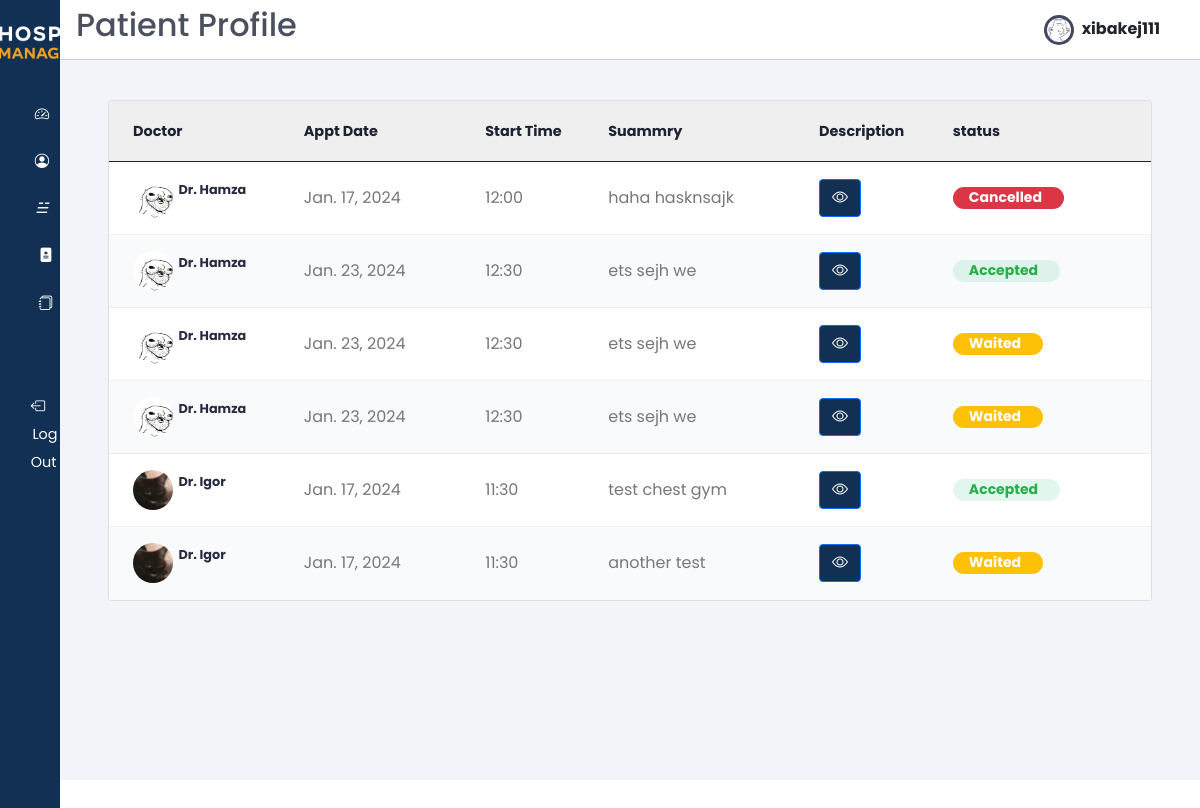
Screenshot of /my_appointments/ (signed in) with the database file from the repository.
### users/models.py (models this page shows, shortened)
class Users(AbstractUser):
    email = models.CharField(max_length=50,unique=True)
    username = models.CharField(max_length=50, unique=True)
    password = models.CharField(max_length=200)
    first_name = models.CharField(max_length=50)
    last_name = models.CharField(max_length=50)
    gender_choices = (("Male", "Male"), ("Female", "Female"))
    gender = models.CharField(max_length=10, choices=gender_choices, default="not_known")
    birthday = models.DateField(null=True, blank=True)
    is_doctor = models.BooleanField(default=False)
    profile_avatar = models.ImageField(upload_to="users/profiles", blank=True, default="doctor/profiles/download.png")
    id_address = models.ForeignKey(Address, on_delete=models.CASCADE, null=True)
    class Meta:
      verbose_name = "User"
      verbose_name_plural = "Users"

class Doctors(models.Model):
  user = models.OneToOneField(Users, on_delete=models.CASCADE, primary_key=True)
  specialty = models.ForeignKey(Specialty,on_delete=models.CASCADE)
  bio = models.TextField()
  class Meta:
    verbose_name = "Doctor"
    verbose_name_plural = "Doctors"

### patients/models.py (models this page shows, shortened)
class Appointment(models.Model):
    doctor = models.ForeignKey(Doctors, on_delete=models.CASCADE)
    patient = models.ForeignKey(Patients, on_delete=models.CASCADE, )
    summary = models.TextField()
    description = models.TextField()
    start_date = models.DateField()
    status = models.ForeignKey(Status, on_delete=models.CASCADE, )
    time = models.ForeignKey(Time, on_delete=models.CASCADE, default=1)
    class Meta:
        verbose_name = "Appointment"
        verbose_name_plural = "Appointments"

class Time(models.Model):
    time = models.CharField(max_length=10)
    class Meta:
        verbose_name = "Time"
        verbose_name_plural = "Times"

class Status(models.Model):
    status =  models.CharField(max_length=20)
    class Meta:
        verbose_name = "Status"
        verbose_name_plural = "Status"

### patients/views.py (the view)
# urls.py: path('my_appointments/', my_appointments, name='my_appointments'),
@login_required(login_url='/login')
def my_appointments(request):
  app = Appointment.objects.filter(patient__user = request.user)
  return render(request,'patients/my_appointments.html',{"appointments":app})

### templates/patients/my_appointments.html (shortened to what this page needs)
{% extends 'patients/base.html' %}
{% load static %}
{% block page_title %} Patient Profile {% endblock page_title %}
{% block content %}
<main>
    <section class="recent">
        <div class="table-div">
            <div class="table-card">
                <div class="tab-content pt-0">
                    <div id="pat_appointments" class="tab-pane fade show active">
                        <div class="card card-table mb-0">
                            <div class="card-body">
                                <div class="table-responsive">
                                    <table class="table table-hover table-center mb-0">
                                        <thead>
                                            <tr>
                                                <th>Doctor</th>
                                                <th>Appt Date</th>
                                                <th>Start Time</th>
                                                <th>Suammry</th>
                                                <th>Description</th>
                                                <th>status</th>
                                                <th></th>
                                            </tr>
                                        </thead>
                                        <tbody>
                                            {% for appointment in appointments %}
                                            <tr>
                                                <td>
                                                    <h2 class="table-avatar">
                                                        <div class="avatar avatar-sm mr-2">
                                                            <img class="avatar-img rounded-circle" src="{{appointment.doctor.user.profile_avatar.url}}" alt="User Image">
                                                        </div>
                                                        <b><a href="#" style="text-decoration:none;font:100px;">&nbsp;&nbsp;Dr. {{ appointment.doctor.user.first_name }} <span>&nbsp;&nbsp;</span></a></b>
                                                    </h2>
                                                </td>
                                                <td><span class="d-block" style="font-size:16px;">{{ appointment.start_date }}</span></td>
                                                <td><span class="d-block" style="font-size:16px;">{{ appointment.time.time }}</span></td>
                                                <td><span class="d-block" style="font-size:16px;">{{ appointment.summary }}</span></td>
                                                <td>
                                                    <button type="button" class="btn primary-color-background btn-primary" data-toggle="modal" data-target="#descriptionModal{{ appointment.id }}">
                                                        <i class="bi bi-eye"></i>
                                                    </button>
                                                </td>
                                                <td>
                                                    {% if appointment.status.status == "Accepted" %}
                                                        <span class="badge badge-pill bg-success-light" style="height:22px;font-size:14px;">{{appointment.status.status}}</span>
                                                    {% elif appointment.status.status == "Waited" %}
                                                        <span class="badge badge-pill bg-warning text-white" style="height:22px;font-size:14px;">{{appointment.status.status}}</span>
                                                    {% elif appointment.status.status == "Cancelled" %}
                                                        <span class="badge badge-pill bg-danger text-white" style="height:22px;font-size:14px;">{{appointment.status.status}}</span>
                                                    {% else %}
                                                        <span class="badge badge-pill bg-secondary" style="height:22px;font-size:14px;">{{appointment.status.status}}</span>
                                                    {% endif %}
                                                </td>
                                                <td class="text-right">
                                                </td>
                                            </tr>
                                            {% endfor %}
                                        </tbody>
                                    </table>
                                </div>
                            </div>
                        </div>
                    </div>
                </div>
            </div>
        </div>
    </section>
</main>
{% endblock %}

### templates/patients/base.html (shortened to what this page needs)
{% load static %}
<!DOCTYPE HTML>
<html lang="en">
<head>
  <link  href="{% static 'css/style-appointments.css' %}" rel="stylesheet">
  <link href="{% static 'css/bootstrap.min.css' %}" rel="stylesheet"/>
  <link href="{% static 'css/base-style.css' %}" rel="stylesheet"/>
  <link rel="stylesheet" href="https://cdn.jsdelivr.net/gh/lykmapipo/themify-icons@0.1.2/css/themify-icons.css">
  <link  href="{% static 'css/style.css' %}" rel="stylesheet">
  <link  href="{% static 'css/bootstrap-icons.css' %}" rel="stylesheet">
  <link  href="{% static 'css/jquery.dataTables.min.css' %}" rel="stylesheet">
  <link  href="{% static 'css/styleblog.css' %}" rel="stylesheet">
  <link  href="{% static 'css/styleblog-responsive.css' %}" rel="stylesheet">
</head>
<body>
  <div class="sidebar">
    <div class="sidebar-header pt-4">
      <div class="text-center my-">
        <img src="{% static 'img/white-logo.png' %}" alt="logo" class="img-fluid" style="max-width: 170px;" />
      </div>
    </div>
    <div class="sidebar-menu">
      <ul>
        <li>
          <a href="{% url 'patient_dashboard' %}">
            <i class="bi bi-speedometer2 me-2"></i>
          </a>
        </li>
        <li>
          <a href="{% url 'patient_profile' %}">
            <i class="bi bi-person-circle me-2"></i>
          </a>
        </li>
        <li>
          <a href="{% url 'patient_blogs' %}">
            <i>&#9777;&nbsp;&nbsp; </i>
          </a>
        </li>
        <li>
          <a href="{% url 'book_appointment' %}">
            <i class="bi bi-file-medical-fill"></i>
          </a>
        </li>
        <li>
          <a href="{% url 'my_appointments' %}">
            <i class="bi bi-journals"></i>
          </a>
        </li>
        <br><br>
        <li>
            <a href="{% url 'logout' %}" class="logout text-dark"data-bs-toggle="tooltip" data-bs-placement="right" title="logout" >
              <i class="bi bi-box-arrow-left me-3"></i>
              <span class="d-none d-md-inline">Log Out</span>
            </a>
        </li>
      </ul>
    </div>
  </div>
  <div class="main-content">
    <header class="d-flex  align-items-center">
      <h2>{% block page_title %}{% endblock page_title %}</h2>
      <a href="{% url 'patient_profile' %}">
        <img src="{{ request.user.profile_avatar.url }}" style="width: 30px; height: 30px; border-radius: 50%; overflow: hidden; background-color: blue; display: inline-block; vertical-align: middle; border: 3px solid #424a5b;">
        <span class="fw-bold fs-6 ms-1 text-dark me-4">{{ request.user.username|safe | truncatechars:"10" }}</span>
      </a>
    </header>
    {% block content %}
    {% endblock content %}
  </body>
</html>

### static/css/base-style.css (style rules this page uses)
:root { --primary-color: #123053; --secondary-color: #EFA323; }
.primary-color-background { background-color: var(--primary-color) !important; }
.main-content a { text-decoration: none !important; }

### static/css/style.css (style rules this page uses)
:root { --main-color: #424a5b; --color-dark: #1D2231; --text-grey: #8390A2; --primary-color: #123053; --secondary-color: #EFA323; }
* { font-family: 'Poppins', sans-serif; margin: 0; padding: 0; text-decoration: none; list-style-type: none; box-sizing: border-box; }
.sidebar { height: 100%; width: 240px; position: fixed; left: 0; top: 0; z-index: 100; background: var(--primary-color); color: #fff; overflow-y: auto; transition: width 500ms; }
.sidebar-header { display: flex; justify-content: space-between; align-items: center; height: 60px; padding: 0rem 1rem; }
.sidebar-menu { padding: 0rem; padding-top: 40px; }
.sidebar li { margin-bottom: 1.2rem; font-size: larger; }
.sidebar a { color: #fff !important; text-decoration: none; font-size: .9rem; }
.sidebar a span:last-child { padding-left: .1rem; }
.main-content { position: relative; margin-left: 240px; transition: margin-left 500ms; }
header { position: fixed; left: 240px; top: 0; z-index: 100; width: calc(100% - 240px); background: #fff; height: 60px; padding: 0rem 1rem; display: flex; align-items: center; justify-content: space-between; border-bottom: 1px solid #ccc; transition: left 500ms; }
main { margin-top: 60px; background: #f1f5f9; min-height: 90vh; padding: 1rem 3rem; }
.card-body { padding: 1.3rem 1rem; }
.card-body span { font-size: 1.5rem; color: #777; padding-right: 1.4rem; }
.recent { margin-top: 3rem; margin-bottom: 3rem; }
th, td { font-size: .9rem; padding: 1rem 1rem; color: var(--color-dark); }
td { font-size: .8rem; }
tbody tr:nth-child(even) { background: #f9fafc; }
.badge { padding: .2rem 1rem; border-radius: 20px; font-weight: 700; font-size: .7rem; }
.text-center { text-align: center; }
.table-responsive { overflow-x: auto; }
@media only screen and (max-width: 1200px) { .sidebar { width: 60px; z-index: 150; } }
@media only screen and (max-width: 1200px) { .sidebar .sidebar-header h3 span, .sidebar li span:last-child { display: none; } }
@media only screen and (max-width: 1200px) { .sidebar .sidebar-header, .sidebar li { display: flex; justify-content: center; } }
@media only screen and (max-width: 1200px) { .main-content { margin-left: 60px; } }
@media only screen and (max-width: 1200px) { .main-content header { left: 60px; width: calc(100% - 60px); } }
.recent { margin-top: 1.5rem; margin-bottom: 3rem; }
.table-div { display: grid; grid-template-columns: 100% 25%; grid-column-gap: 1.5rem; }
.table-card { background: #fff; border-radius: 7px; }
.table-card table { width: 100%; border-collapse: collapse; }
.table-card thead { background: #efefef; text-align: left; }

### rows the page displays
Users: user.profile_avatar (picture), user.username "xibakej111"
Appointment: doctor.user.profile_avatar (picture), doctor.user.first_name "Hamza", start_date "Jan. 17, 2024", time.time "12:00", summary "haha hasknsajk", status.status "Cancelled"
Appointment: doctor.user.profile_avatar (picture), doctor.user.first_name "Hamza", start_date "Jan. 23, 2024", time.time "12:30", summary "ets sejh we", status.status "Accepted"
Appointment: doctor.user.profile_avatar (picture), doctor.user.first_name "Hamza", start_date "Jan. 23, 2024", time.time "12:30", summary "ets sejh we", status.status "Waited"
Appointment: doctor.user.profile_avatar (picture), doctor.user.first_name "Hamza", start_date "Jan. 23, 2024", time.time "12:30", summary "ets sejh we", status.status "Waited"
Appointment: doctor.user.profile_avatar (picture), doctor.user.first_name "Igor", start_date "Jan. 17, 2024", time.time "11:30", summary "test chest gym", status.status "Accepted"
Appointment: doctor.user.profile_avatar (picture), doctor.user.first_name "Igor", start_date "Jan. 17, 2024", time.time "11:30", summary "another test", status.status "Waited"
